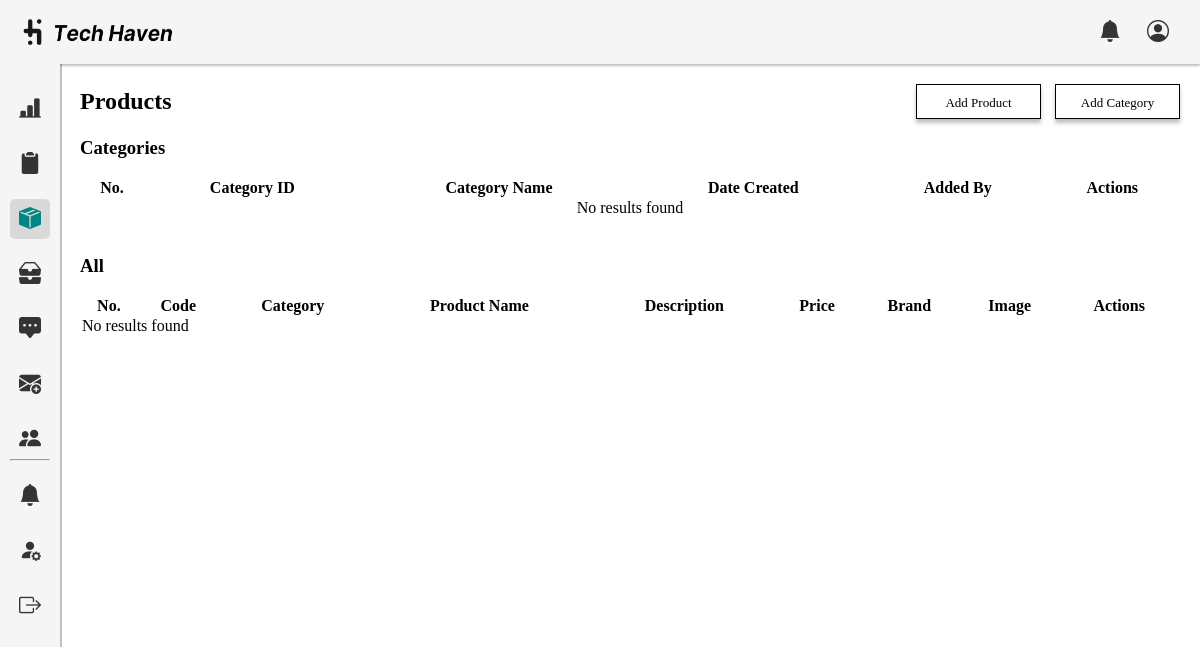
Page /admin/products.php on the earlier database version.
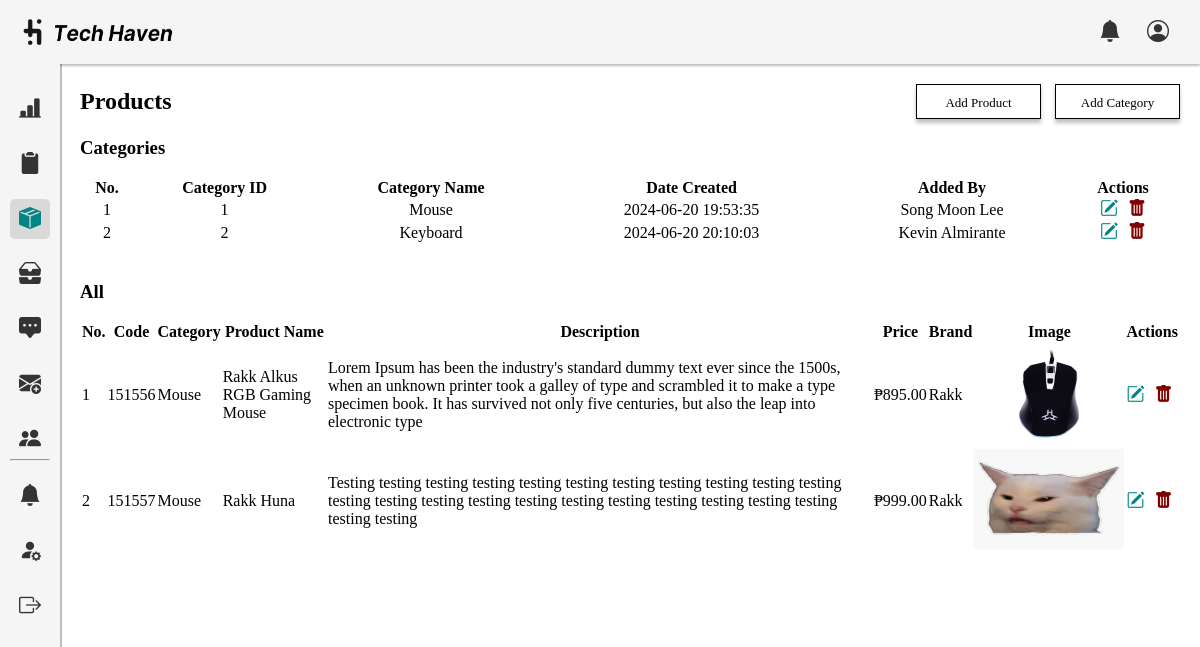
Same page on the later database version.
### tables this page shows
CREATE TABLE `category` (
  `categoryID` int(50) NOT NULL,
  `name` varchar(250) NOT NULL,
  `date_created` timestamp NOT NULL DEFAULT current_timestamp(),
  `added_by` varchar(250) NOT NULL
);

CREATE TABLE `products` (
  `prodID` int(50) NOT NULL,
  `prod_name` varchar(250) NOT NULL,
  `category` varchar(100) NOT NULL,
  `prod_desc` varchar(250) NOT NULL,
  `prod_price` int(50) NOT NULL,
  `brand` varchar(100) NOT NULL,
  `img` text NOT NULL,
  `date_created` timestamp NOT NULL DEFAULT current_timestamp(),
  `date_updated` timestamp NOT NULL DEFAULT current_timestamp() ON UPDATE current_timestamp()
);

### admin/products.php (the view, shortened to what this page needs)
<!DOCTYPE html>
<html lang="en">
<head>
    <link rel="stylesheet" href="css/dashboard.css">
    <link rel="stylesheet" href="../assets/font/inter.css">
    <link rel="stylesheet" href="../node_modules/bootstrap-icons/font/bootstrap-icons.css">
    <link rel="stylesheet" type="text/css" href="https://cdn.datatables.net/1.10.25/css/jquery.dataTables.css">
</head>
<body>
    <header class="nav">
        <div class="nav-left">
            <img src="../assets/img/tech-haven-logo2.png" alt="Tech Haven Logo" id="logo">
        </div>
        <div class="nav-right">
            <i class="bi bi-bell-fill tooltip-trigger" data-tooltip="Notifications"></i>
            <i class="bi bi-person-circle tooltip-trigger" data-tooltip="Profile"></i>
        </div>
    </header>
    <section class="container">
        <div class="sidebar">
            <ul class="sidebar-list">
                <li class="sidebar-list-item">
                    <a href="dashboard.php" class="sidebar-link tooltip-trigger" data-tooltip="Dashboard">
                          <i class="bi bi-bar-chart-line-fill"></i>
                     </a>
                </li>
                <li class="sidebar-list-item">
                     <a href="orders.php" class="sidebar-link tooltip-trigger" data-tooltip="Orders">
                          <i class="bi bi-clipboard2-fill"></i>
                     </a>
                </li>
                <li class="sidebar-list-item">
                     <a href="products.php" class="sidebar-link tooltip-trigger active" data-tooltip="Products">
                          <i class="bi bi-box-seam-fill"></i>
                     </a>
                </li>
                <li class="sidebar-list-item">
                     <a href="inventory.php" class="sidebar-link tooltip-trigger" data-tooltip="Inventory">
                          <i class="bi bi-inboxes-fill"></i>
                    </a>
                </li>
                <li class="sidebar-list-item">
                     <a href="feedbacks.php" class="sidebar-link tooltip-trigger" data-tooltip="Feedbacks">
                         <i class="bi bi-chat-square-dots-fill"></i>
                     </a>
                </li>
                <li class="sidebar-list-item">
                     <a href="users.php" class="sidebar-link tooltip-trigger" data-tooltip="Advertisements">
                         <i class="bi bi-envelope-plus-fill"></i>
                     </a>
                </li>
                <li class="sidebar-list-item">
                     <a href="users.php" class="sidebar-link tooltip-trigger" data-tooltip="Users">
                         <i class="bi bi-people-fill"></i>
                     </a>
                </li>
                <hr>
                <li class="sidebar-list-item">
                     <a href="users.php" class="sidebar-link tooltip-trigger" data-tooltip="Notifications">
                         <i class="bi bi-bell-fill"></i>
                     </a>
                </li>
                <li class="sidebar-list-item">
                     <a href="users.php" class="sidebar-link tooltip-trigger" data-tooltip="Edit Profile">
                         <i class="bi bi-person-fill-gear"></i>
                     </a>
                </li>
                <li class="sidebar-list-item">
                     <a href="products.php?logout=1" class="sidebar-link tooltip-trigger" data-tooltip="Logout">
                         <i class="bi bi-box-arrow-right"></i>
                     </a>
                </li>
              </ul>
          </div>
     <div class="dashboard-content">
    <div class="heading-container">
        <h1>Products</h1>
            <div class="heading-buttons">
                <a href="#" class="button-link">Add Product</a>
                <a href="#" class="button-link">Add Category</a>
            </div>
        </div><br>
        <div class = "wrapper-dashboard">
        <h3>Categories</h3><br>
       <table id="example" class="display" style="width:100%">
            <thead>
                <tr>
                    <th>No.</th>
                    <th>Category ID</th>
                    <th>Category Name</th>
                    <th>Date Created</th>
                    <th>Added By</th>
                    <th>Actions</th>
                </tr>
            </thead>
            <tbody>
                <?php
                $servername = "localhost";
                $username = "root";
                $password = "";
                $dbname = "th_db";
                $conn = new mysqli($servername, $username, $password, $dbname);
                $sql = "SELECT categoryID, name, date_created, added_by FROM category";
                $result = $conn->query($sql);
                if ($result->num_rows > 0) {
                    $counter = 1;
                    while($row = $result->fetch_assoc()) {
                        echo "<tr>";
                        echo "<td>" . $counter . "</td>";
                        echo "<td>" . $row["categoryID"] . "</td>";
                        echo "<td>" . $row["name"] . "</td>";
                        echo "<td>" . $row["date_created"] . "</td>";
                        echo "<td>" . $row["added_by"] . "</td>";
                        echo "<td>";
                        echo "<a href='edit.php?id=" . $row["categoryID"] . "' class='bi bi-pencil-square' title='Edit' style='color:#008686;font-size:18px;'></a>";
                        echo "<a href='#' class='bi bi-trash-fill delete-btn' data-id='" . $row["categoryID"] . "' title='Delete' style='margin-left: 10px;color:maroon;font-size:18px;'></a>";
                        echo "</td>";
                        echo "</tr>";
                        $counter++;
                    }
                } else {
                    echo "<tr><td colspan='7'>No results found</td></tr>";
                }
                ?>
            </tbody>
        </table>
        </div><br><br>
        <div class = "wrapper-dashboard">
        <h3>All</h3><br>
       <table id="example2" class="display" style="width:100%">
            <thead>
                <tr>
                    <th>No.</th>
                    <th>Code</th>
                    <th>Category</th>
                    <th>Product Name</th>
                    <th>Description</th>
                    <th>Price</th>
                    <th>Brand</th>
                    <th>Image</th>
                    <th>Actions</th>
                </tr>
            </thead>
            <tbody>
                <?php
                $servername = "localhost";
                $username = "root";
                $password = "";
                $dbname = "th_db";
                $conn = new mysqli($servername, $username, $password, $dbname);
                $sql = "SELECT prodID, category, prod_name, prod_desc,prod_price, brand,img,date_created,date_updated FROM products";
                $result = $conn->query($sql);
                if ($result->num_rows > 0) {
                    $counter = 1;
                    while($row = $result->fetch_assoc()) {
                        echo "<tr>";
                        echo "<td>" . $counter . "</td>";
                        echo "<td>" . $row["prodID"] . "</td>";
                        echo "<td>" . $row["category"] . "</td>";
                        echo "<td>" . $row["prod_name"] . "</td>";
                        echo "<td>" . $row["prod_desc"] . "</td>";
                        echo "<td>₱" . number_format($row["prod_price"], 2) . "</td>";
                        echo "<td>" . $row["brand"] . "</td>";
                        echo "<td><img src='../assets/img/" . $row["img"] . "' alt='" . $row["prod_name"] . "' style='width: 150px; height: 100px;'></td>";
                        echo "<td>";
                        echo "<a href='edit.php?id=" . $row["prodID"] . "' class='bi bi-pencil-square' title='Edit' style='color:#008686;font-size:18px;'></a>";
                        echo "<a href='#' class='bi bi-trash-fill delete-btn' data-id='" . $row["prodID"] . "' title='Delete' style='margin-left: 10px;color:maroon;font-size:18px;'></a>";
                        echo "</td>";
                        echo "</tr>";
                        $counter++;
                    }
                } else {
                    echo "<tr><td colspan='7'>No results found</td></tr>";
                }
                ?>
            </tbody>
        </table>
        </div>
    </div>
    </section>
</body>
</html>

### admin/css/dashboard.css (style rules this page uses)
* { margin: 0; box-sizing: border-box; padding: 0; }
:root { --lightColor: #F5F5F5; --shadedColor: #E7E7E7; --darkModeNav: #292929; --darkBody: #5C5C5C; }
.nav { background: var(--lightColor); display: flex; justify-content: space-between; align-items: center; height: 4rem; font: italic 600 20px/normal 'Inter'; box-shadow: 0px 2px 2px 0px rgba(0, 0, 0, 0.25); }
.nav img { width: 150px; margin-left: 15%; }
.nav-left, .nav-middle, .nav-right { display: flex; align-items: center; }
.nav-right { display: flex; justify-content: space-between; margin-right: 1.5%; }
.nav-right i { margin: 13px; cursor: pointer; font-size:22px; color:#343434; }
.sidebar { margin-top:0; width: 60px; height: 917px; flex-shrink: 0; background: var(--lightColor); box-shadow: 2px 0px 0px 0px rgba(0, 0, 0, 0.25); padding:10px; }
.nav-right, .sidebar-link { display: flex; justify-content: center; align-items: center; }
.sidebar-link { height: 40px; width: 100%; display: flex; justify-content: center; align-items: center; text-decoration: none; color: #5C5C5C; border-radius: 5px; }
.sidebar-list-item { height: 100%; display: flex; justify-content: center; align-items: center; margin-top: 15px; }
.sidebar-list-item i { font-size:22px; color:#343434; }
.tooltip-trigger { position: relative; }
.sidebar-link.active .bi { color: #008686; }
.sidebar-link.active { background: #D9D9D9; }
.container { display: flex; }
.dashboard-content { padding: 20px; }

### admin/products.php (style rules this page uses)
.dashboard-content { width: 100%; padding: 20px; }
#example { width: 100% !important; margin: auto; }
#example th, #example td { text-align: center; }
.button-link { width: 125px; height: 35px; flex-shrink: 0; display: inline-block; font-size: 13px; border: 1px solid #000; background: #FFF; box-shadow: 0px 4px 4px 0px rgba(0, 0, 0, 0.25); text-align: center; text-decoration: none; color:black; padding:10px; margin-left:10px; }
.heading-container { display: flex; align-items: center; justify-content: space-between; }

Differences in the rows shown:
added category: categoryID "1", name "Mouse", date_created "2024-06-20 19:53:35", added_by "Song Moon Lee"
added category: categoryID "2", name "Keyboard", date_created "2024-06-20 20:10:03", added_by "Kevin Almirante"
added products: prodID "151556", category "Mouse", prod_name "Rakk Alkus RGB Gaming Mouse", prod_desc "Lorem Ipsum has been the industry's standard dummy text ever since the 1500s, when an unknown printer took a galley of type and scrambled it to make a type specimen book. It has survived not only five centuries, but also the leap into electronic type", prod_price "895.00", brand "Rakk", img (picture)
added products: prodID "151557", category "Mouse", prod_name "Rakk Huna", prod_desc "Testing testing testing testing testing testing testing testing testing testing testing testing testing testing testing testing testing testing testing testing testing testing testing testing", prod_price "999.00", brand "Rakk", img (picture)
Other differences:
text no longer shown: "No results found No results found"
